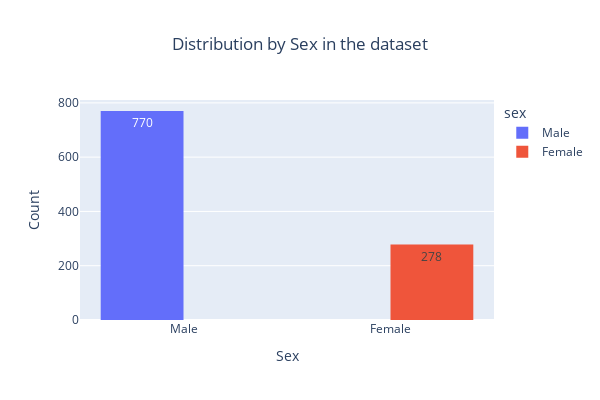

Here is the notebook cell this chart was saved with:
### Markdown cell above
### 3. Sex

### Code cell
# Create histogram for categorical variable

fig = px.histogram(df_2, x='sex', color = 'sex', barmode='group', title='Distribution by Sex in the dataset')
fig.update_traces(texttemplate='%{value}')
fig.update_yaxes(title_text="Count")
fig.update_xaxes(title_text="Sex")
fig.update_layout(
    width=600,
    height=400,
    title_x=0.5
)
fig.show()

### Figure 1 — Plotly figure (JSON) as saved in the notebook; plotly's stock layout.template omitted (floating-point values rounded to 4 significant figures; data arrays with more than 128 entries replaced by an {"elided": "..."} marker saying what was removed)
{"data": [{"alignmentgroup": "True", "bingroup": "x", "hovertemplate": "sex=%{x}<br>count=%{y}<extra></extra>", "legendgroup": "Male", "marker": {"color": "#636efa", "pattern": {"shape": ""}}, "name": "Male", "offsetgroup": "Male", "orientation": "v", "showlegend": true, "texttemplate": "%{value}", "type": "histogram", "x": {"elided": "770 str values"}, "xaxis": "x", "yaxis": "y"}, {"alignmentgroup": "True", "bingroup": "x", "hovertemplate": "sex=%{x}<br>count=%{y}<extra></extra>", "legendgroup": "Female", "marker": {"color": "#EF553B", "pattern": {"shape": ""}}, "name": "Female", "offsetgroup": "Female", "orientation": "v", "showlegend": true, "texttemplate": "%{value}", "type": "histogram", "x": {"elided": "278 str values"}, "xaxis": "x", "yaxis": "y"}], "layout": {"barmode": "group", "height": 400, "legend": {"title": {"text": "sex"}, "tracegroupgap": 0}, "title": {"text": "Distribution by Sex in the dataset", "x": 0.5}, "width": 600, "xaxis": {"anchor": "y", "categoryarray": ["Male", "Female"], "categoryorder": "array", "domain": [0, 1], "title": {"text": "Sex"}}, "yaxis": {"anchor": "x", "domain": [0, 1], "title": {"text": "Count"}}}}
